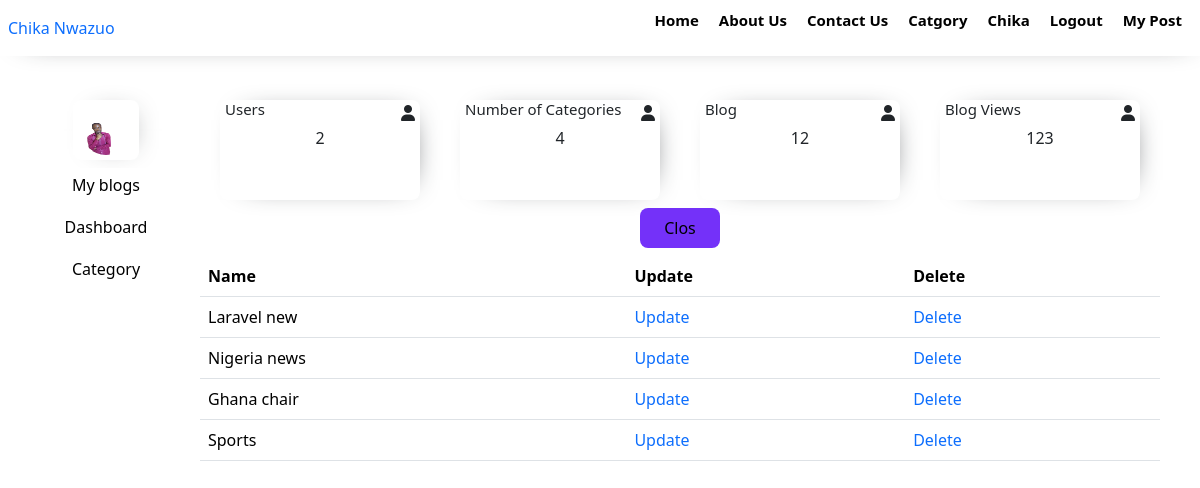
/category (signed in), run on the app's committed database.
### models.py (models this page shows, shortened)
class Category(db.Model):
    id = db.Column(db.Integer, primary_key=True)
    name = db.Column(db.String(100), unique=True)
    posts = db.relationship('Post', backref='category',lazy=True)

### blueprint/category.py (the view)
@category_page.route('/category',methods=['GET','POST'])
@login_required
def category():
    catform=CategoryForm()
    if catform.validate_on_submit():
        checkcat=Category.query.filter_by(name=catform.name.data).first()
        if checkcat:
            flash(f'Category name already exist {catform.name.data}','error')
            return redirect(url_for('category_page.category'))
        else:
            category=Category(name=catform.name.data)
            db.session.add(category)
            db.session.commit()
            flash(f'Category {catform.name.data} added','success')
            return redirect(url_for('category_page.category'))
    else:
        category=Category.query.all()
        return render_template('admin/category.html',catform=catform,category=category)

### app.py (called while the page is built)
@app.context_processor
def inject_global_data():
    categorydata=Category.query.all()
    categorycount=Category.query.count()
    users=User.query.count()
    blog=Post.query.count()
    return {'categorydata': categorydata,'categorycount':categorycount,"users":users,'blog':blog}

### blueprint/auth.py (called while the page is built)
def login_required(func):
    @wraps(func)
    def decorated_function(*args,**kwargs):
        if not session.get("user"):
            return redirect(url_for("register_page.register"))
        return func(*args,**kwargs)
    return decorated_function

### templates/admin/category.html (shortened to what this page needs)
{% extends 'admin/layout/adminbased.html' %}
{% block content %}
<div class="add-item-form-div">
    <div class="table-form">
        <button class="addformbtn" onclick="openform()">Clos</button>
    <div class="table-div">
        <table class="table">
            <thead>
              <tr>
                <th scope="col">Name</th>
                <th scope="col">Update</th>
                <th scope="col">Delete</th>
              </tr>
            </thead>
            <tbody>
              {% for cat in category %}
              <tr>
                <td>{{cat.name}}</td>
                <td><a href="{{ url_for('editcategroy.editcat',id=cat.id) }}">Update</a></td>
                <td><a href="">Delete</a></td>
              </tr>
              {% endfor %}
            </tbody>
          </table>
    </div>
    </div>
</div>
{% endblock  %}

### static/css/admin.css (style rules this page uses)
.table-form { display: flex; flex-direction: column; margin: 0px auto; }
.addformbtn { width: 80px; margin: 8px auto; border: none; background-color: #7431F9; padding: 8px; border-radius: 8px; }

### static/css/nav.css (style rules this page uses)
body { box-sizing: border-box; padding: 0; margin: 0; font-family: 'Poppins', sans-serif; }
li,a { list-style: none !important; text-decoration: none !important; }

### data on the page
Category: name "Laravel new"
Category: name "Nigeria news"
Category: name "Ghana chair"
Category: name "Sports"

### other printed values
{{ session['username'] }} "Chika"
{{ users }} "2"
{{ categorycount }} "4"
{{ blog }} "12"
